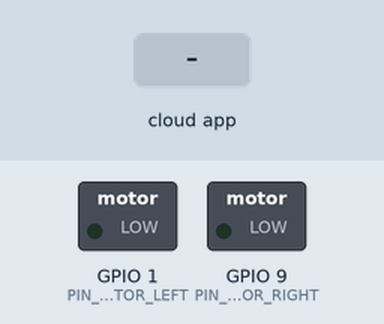
This sketch was run on a simulated ESP32. On the bench: switched loads named in the sketch (green lamp = pin HIGH). The inputs (shaded band) are chosen by the test bench. The RemoteXY app is connected.

Above: at 1.2 s.
1.3 s: the phone or cloud app sets joystick_01_x to -100
At 2.0 s:
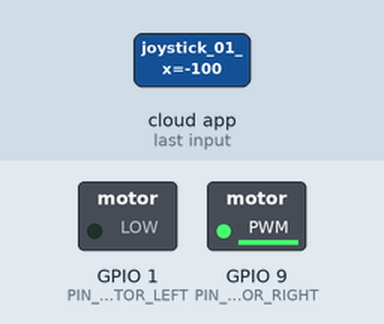
2.8 s: the phone or cloud app sets joystick_01_x to 100
At 3.2 s:
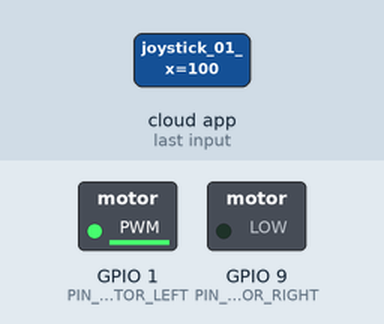
4.3 s: the phone or cloud app sets joystick_01_y to -100
At 5.5 s:
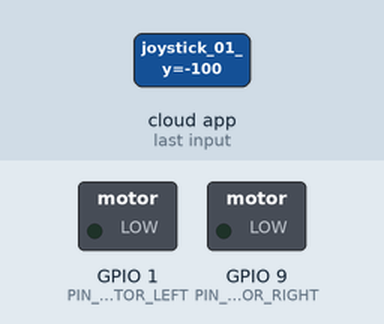
5.8 s: the phone or cloud app sets joystick_01_y to 0
At 6.7 s:
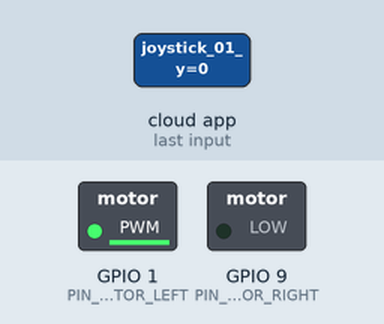
7.3 s: the phone or cloud app sets joystick_01_x to 0
At 7.8 s:
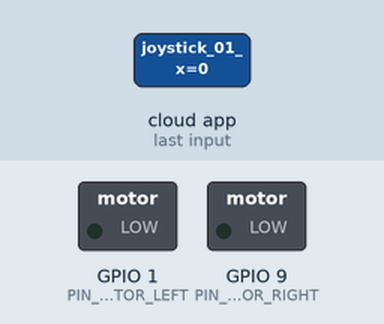
8.8 s: the phone or cloud app sets joystick_01_y to 100
At 10.2 s:
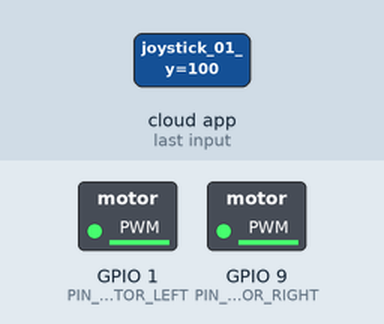
Timing chart, 0 to 11.3 s (numbered marks = the images above; inputs shaded):
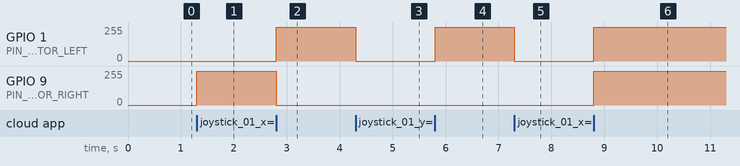

Measured:
- after the input at 1.3 s, GPIO 9 (PIN_MOTOR_RIGHT): 0/255 → 254/255 at once
- after the input at 2.8 s, GPIO 1 (PIN_MOTOR_LEFT): 0/255 → 254/255 at once; GPIO 9 (PIN_MOTOR_RIGHT): 254/255 → 0/255 at once
- after the input at 4.3 s, GPIO 1 (PIN_MOTOR_LEFT): 254/255 → 0/255 at once
- after the input at 5.8 s, GPIO 1 (PIN_MOTOR_LEFT): 0/255 → 254/255 at once
- after the input at 7.3 s, GPIO 1 (PIN_MOTOR_LEFT): 254/255 → 0/255 at once
- after the input at 8.8 s, GPIO 1 (PIN_MOTOR_LEFT), GPIO 9 (PIN_MOTOR_RIGHT): 0/255 → 254/255 at once

The sketch:

RemoteXY_Wheel_Control.ino
```cpp
// (licence header left out)
//////////////////////////////////////////////
//        RemoteXY include library          //
//////////////////////////////////////////////

// you can enable debug logging to Serial at 115200
//#define REMOTEXY__DEBUGLOG

// RemoteXY select connection mode and include library
#define REMOTEXY_MODE__ESP32CORE_BLE

#include <BLEDevice.h>

// RemoteXY connection settings
#define REMOTEXY_BLUETOOTH_NAME "RemoteXY"


#include <RemoteXY.h>

// RemoteXY GUI configuration
#pragma pack(push, 1)
uint8_t RemoteXY_CONF[] =   // 48 bytes
  { 255,3,0,0,0,41,0,19,0,0,0,77,65,82,66,76,69,0,5,1,
  200,84,1,1,2,0,5,13,2,75,75,32,2,26,31,1,114,6,66,66,
  0,2,31,74,85,77,80,0 };

// this structure defines all the variables and events of your control interface
struct {

    // input variables
  int8_t joystick_01_x; // from -100 to 100
  int8_t joystick_01_y; // from -100 to 100
  uint8_t button_01; // =1 if button pressed, else =0

    // other variable
  uint8_t connect_flag;  // =1 if wire connected, else =0

} RemoteXY;
#pragma pack(pop)

/////////////////////////////////////////////
//           END RemoteXY include          //
/////////////////////////////////////////////
#define PIN_MOTOR_RIGHT D10
#define PIN_MOTOR_LEFT D0

int RightMotor = PIN_MOTOR_RIGHT;
int LeftMotor = PIN_MOTOR_LEFT;

void Wheel (int motor, int v)
{
  if (v>100) v=100;
  if (v<-100) v=-100;
  if (v>0) {
    analogWrite(motor, v*2.55);
  }
  else {
    analogWrite(motor, 0);
  }
}

void setup()
{
  pinMode (PIN_MOTOR_RIGHT, OUTPUT);
  pinMode (PIN_MOTOR_LEFT, OUTPUT);

  /* initialization module RemoteXY */
  RemoteXY_Init ();


  // TODO you setup code

}

void loop()
{
  RemoteXY_Handler ();


  // TODO you loop code
  // use the RemoteXY structure for data transfer
  // do not call delay(), use instead RemoteXY_delay()
  Wheel (RightMotor, RemoteXY.joystick_01_y - RemoteXY.joystick_01_x);
  Wheel (LeftMotor, RemoteXY.joystick_01_y + RemoteXY.joystick_01_x);

}
```
